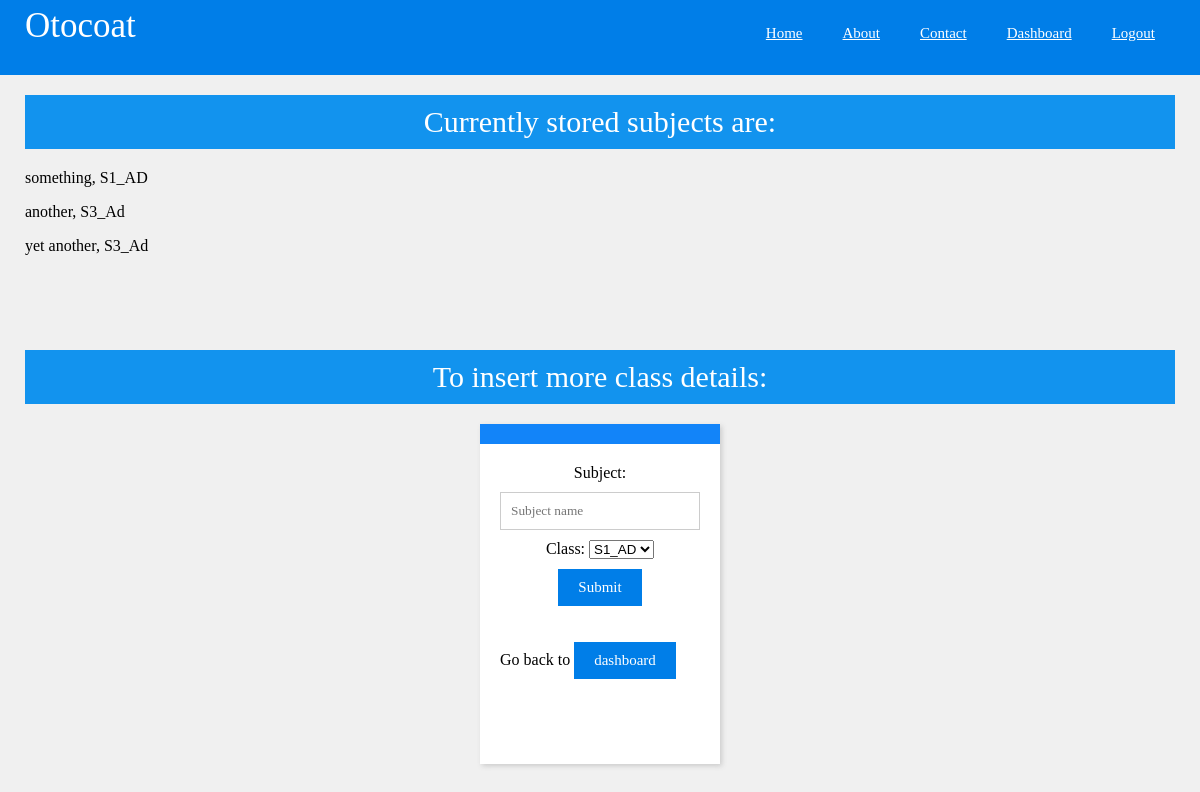
Page /subject (signed in) on the earlier database version.
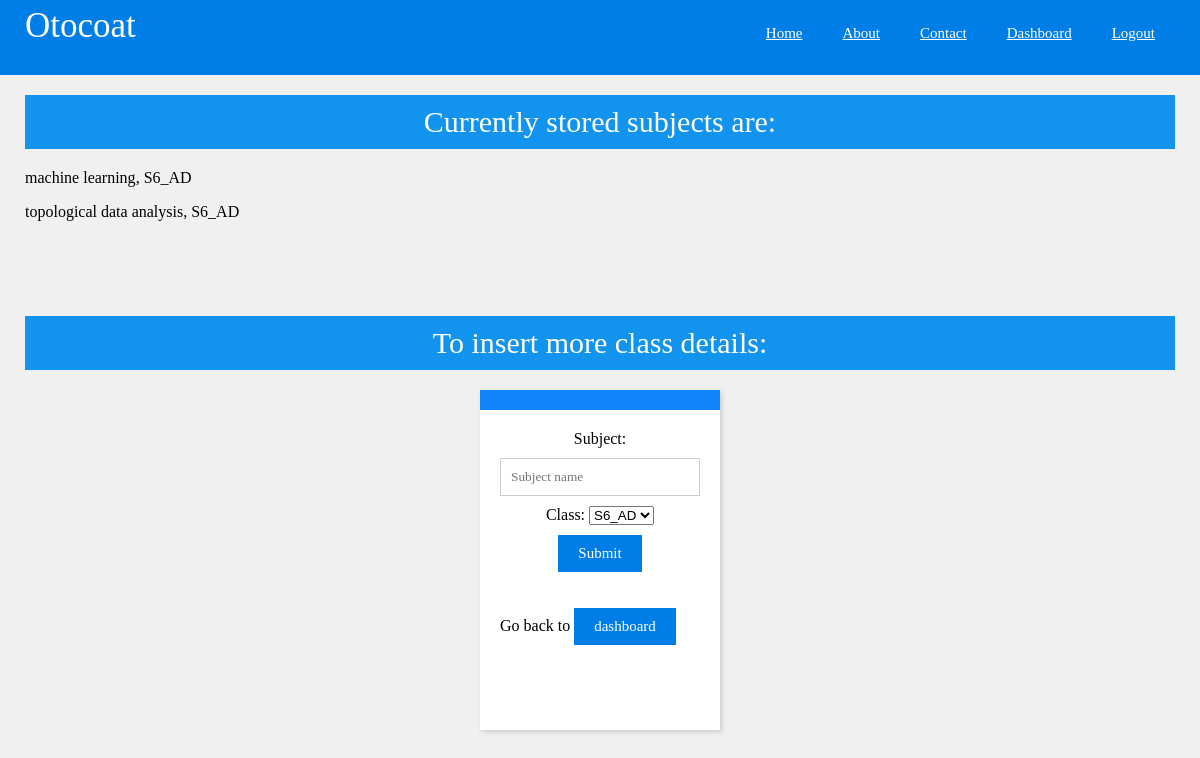
Same page on the later database version.
### models/subjects.py (models this page shows)
class Subjects(db.Model):
	theclass = db.Column(db.String, db.ForeignKey('classes.theclass'), primary_key = True)
	subject = db.Column(db.String, primary_key = True)
	assign_1 = db.relationship("Assignment_1", lazy = True)
	assign_2 = db.relationship("Assignment_2", lazy = True)
	endsem = db.relationship("Endsem", lazy = True)
	intern_1 = db.relationship("Internals_1", lazy = True)
	intern_2 = db.relationship("Internals_2", lazy = True)
	deta1 = db.relationship("Internals_1_details", lazy = True)
	deta2 = db.relationship("Assignment_1_details", lazy = True)
	deta3 = db.relationship("Internals_2_details", lazy = True)
	deta4 = db.relationship("Assignment_2_details", lazy = True)
	deta5 = db.relationship("Endsem_details", lazy = True)
	deta6 = db.relationship("Feedback", lazy = True)

### routes/subject.py (the view, shortened to what this page needs)
@subjects.route('/subject', methods = ["POST", "GET"])
@login_required
def subject():
	if request.method == "GET":
		rows = db.session.execute(db.select(Classes.theclass)).all()
		therows = []
		for i in rows:
			j = i[0]
			therows.append(j)
		arows = db.session.execute(db.select(Subjects.subject, Subjects.theclass)).all()
		return render_template('subject.html', alist = therows, subjectlist = arows)

### main.py (called while the page is built)
@lm.user_loader
def user_loader(email):
	theusers = db.session.execute(db.select(Users.email)).all()
	users = []
	for i in theusers:
		users.append(i[0])
	if email not in users:
		return
	user = Auser()
	user.id = email
	return user

### templates/subject.html (shortened to what this page needs)
<html>
	<head>
		<link rel = "stylesheet" type = "text/css" href = "/static/css/style.css">
	</head>
	<body>
		<div class=nav>
			<div class=margin>
				<h1>Otocoat</h1>
				<div class=link>
					<a href="/index" class=nl>Home</a>
					<a href="/about" class=nl>About</a>
					<a href="/contact" class=nl>Contact</a>
					<a href = "/adash" class = nl>Dashboard</a>
					<a href = "/logout" class = nl>Logout</a>
				</div>
			</div>
		</div>
		<div class=margin>
			<h5>Currently stored subjects are:</h5>
			{% for i in subjectlist %}
			<p>{{i[0]}}, {{i[1]}}</p>
			{% endfor %}
			<h5>To insert more class details:</h5>
			<center>
				<div class=j>
					<h3></h3>
			<form method = "post" autocomplete = "off">
				<div class = "TextBoxdiv">
					<label for = "sub">Subject: </label>
					<input type = "text" name = "name" placeholder = "Subject name" id = "sub">
				</div>
				<div class = "TextBoxdiv">
					<label for = "classes">Class: </label>
					<select id = "classes" name = "theclass">
						{% for i in alist %}
						<option value = "{{i}}">{{i}}</option>
						{% endfor %}
					</select>
				</div>
				<button>Submit</button>
			</form>
			<p>Go back to <a href = "/dash"><button>dashboard</button></a></p>
		</div>
	</body>
</html>

Differences in the rows shown:
removed Subjects: subject "yet another", theclass "S3_Ad"
changed Subjects: subject "something" → "machine learning"; theclass "S1_AD" → "S6_AD"
changed Subjects: subject "another" → "topological data analysis"; theclass "S3_Ad" → "S6_AD"
Other differences:
form field theclass: "S1_AD" → "S6_AD"
